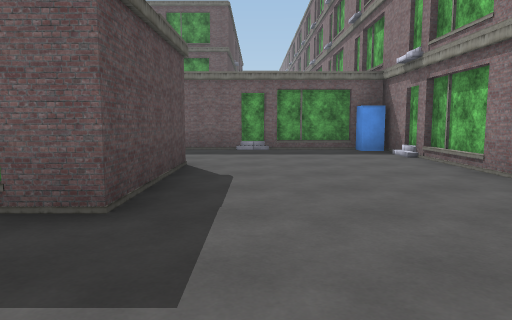
view 1 (above)

24 first-person views from a walk through a 3-D level made in the Unity game engine. The camera is 1.3 m above the floor, tilts 6° down and sees 70° across. The floor is counted in squares, 2 m on a side. Each view is taken from the middle of a square. On the plan, view 1 faces up. The plan holds only what a view shows up to about 11 squares ahead; the rest is blank. The place goes on beyond the plan. The player is left out. Some animated figures are left out. Some surface patterns are stand-ins.

view 2
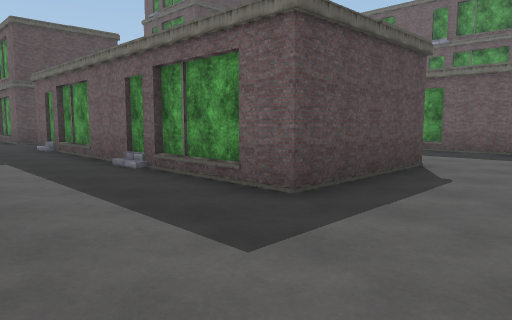

view 3
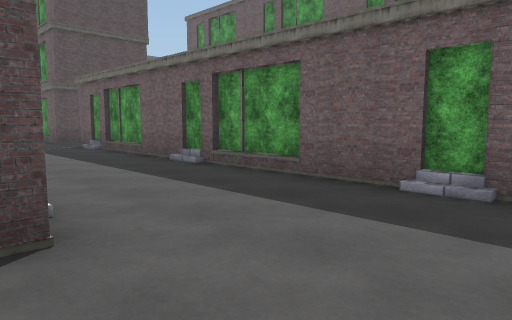

view 4
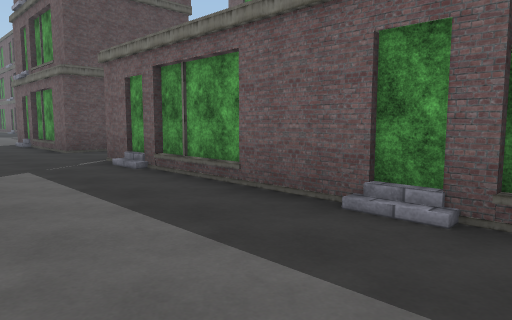

view 5
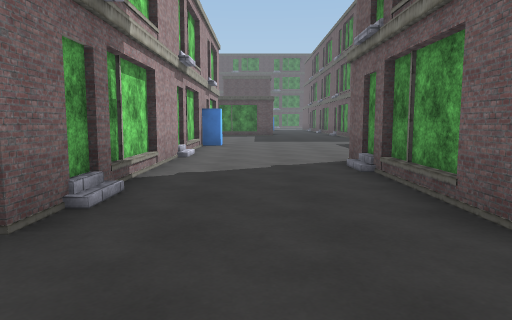

view 6
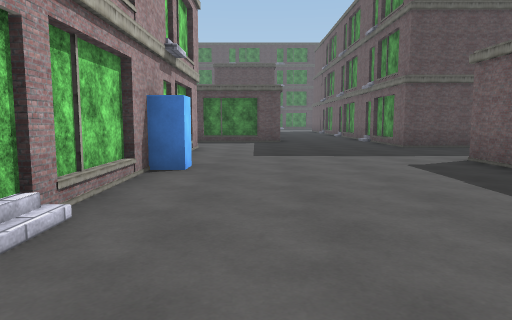

view 7
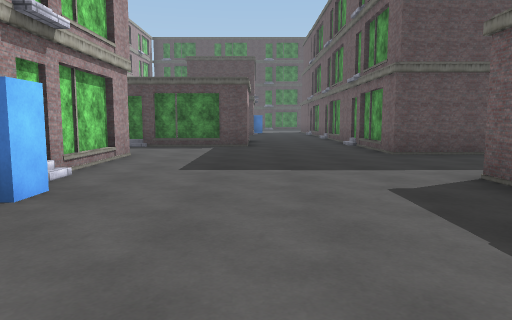

view 8
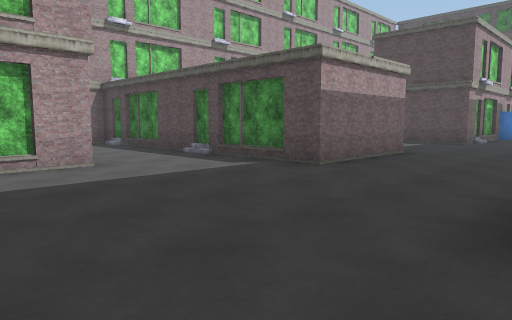

view 9
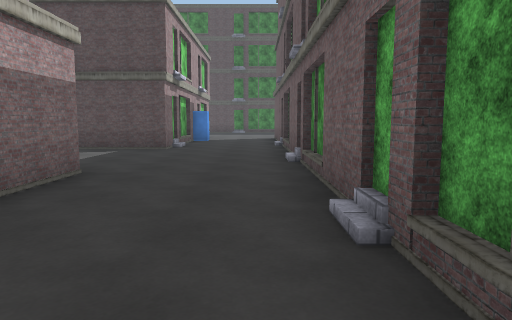

view 10
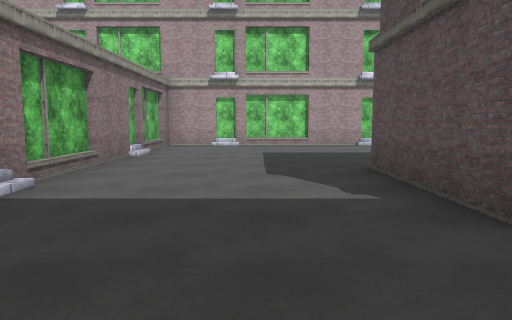

view 11
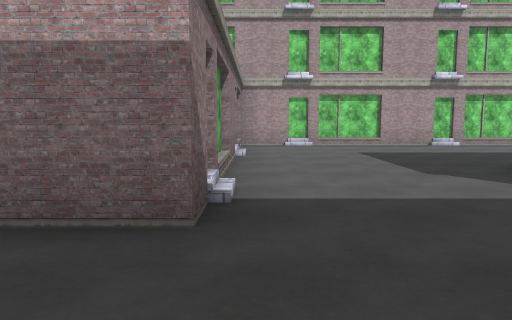

view 12
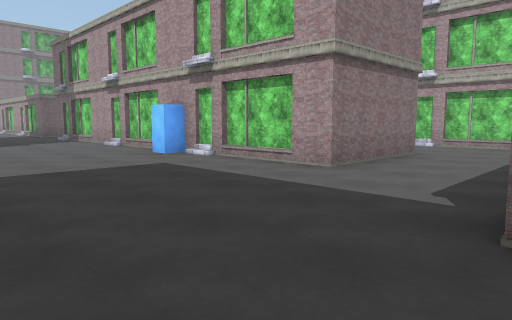

view 13
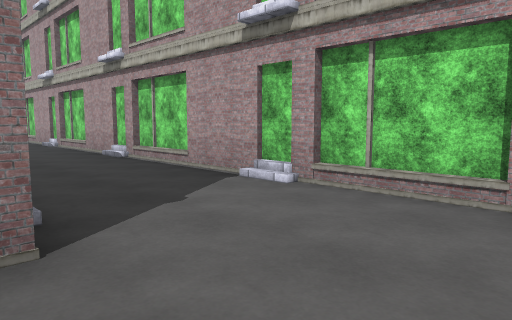

view 14
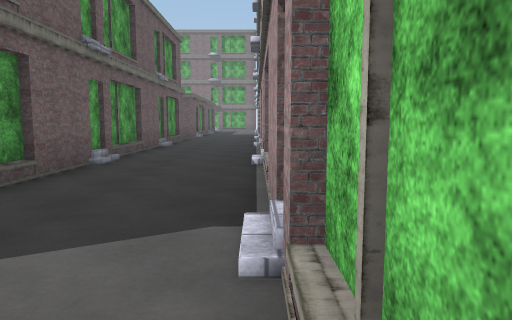

view 15
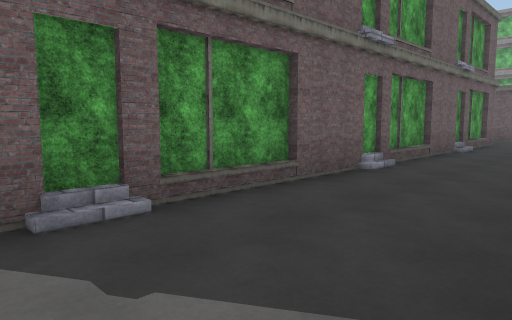

view 16
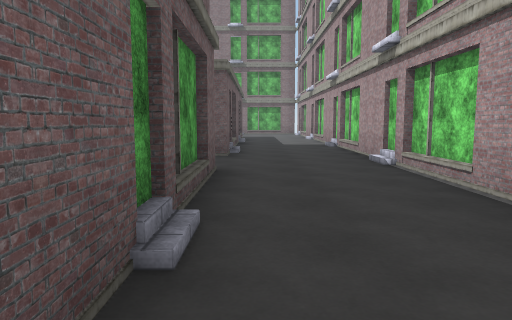

view 17
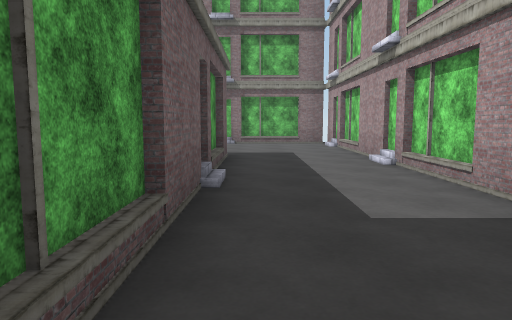

view 18
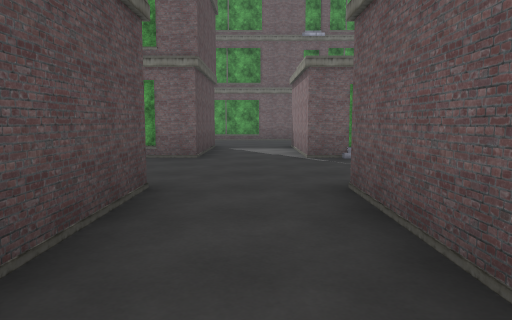

view 19
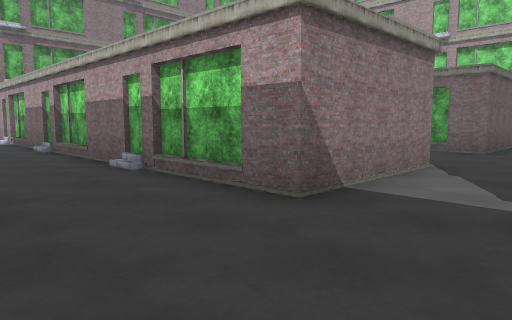

view 20
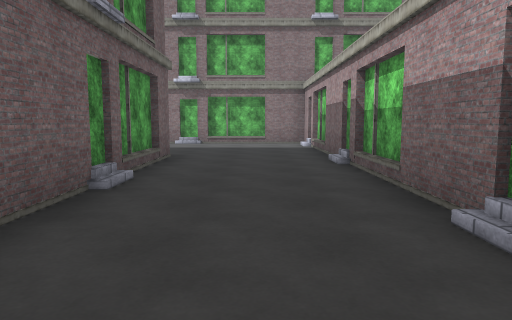

view 21
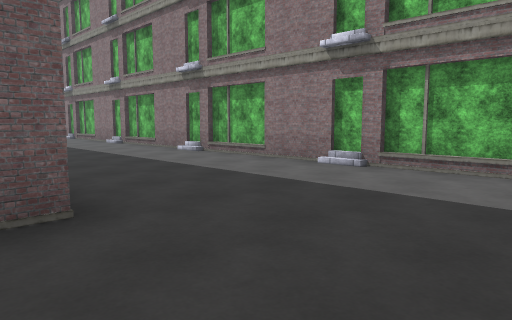

view 22
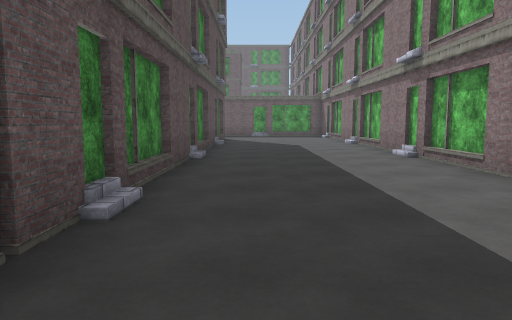

view 23
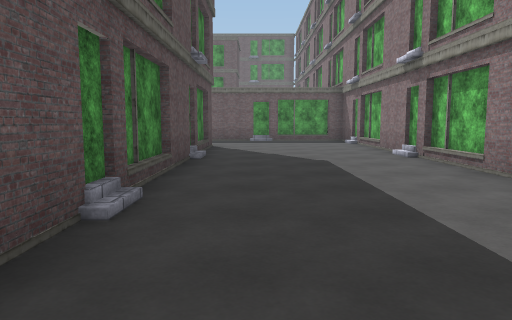

view 24
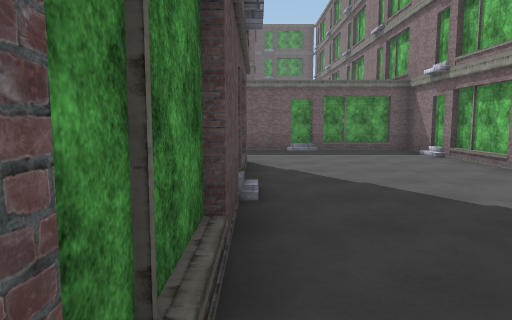

### Floor plan
Points are (right, up) in squares from view 1. A wall is a line through its corners. A room is listed if a view was taken in it or the views show most of it. See-through windows are left out.
Room 1 (views 1, 2, 3, 4, 5, 6, 7, 8, 9, 10, 11, 12, 13, 14, 15, 16, 17, 18, 19, 20, 21, 22, 23, 24)
walls: (-11.1, 11.5) (-11.1, 8.6) (-15.1, 8.6); (-19, 10.6) (-20.3, 10.6); (-23.2, 12.6) (-23.2, 10.8) (-31.6, 10.8); (-4.1, 11.5) (-0.3, 11.5); (-19, 5.4) (-11.1, 5.4) (-11.1, 2.6) (-22.6, 2.6); (-1.1, 14.6) (-5.8, 14.6); (0.1, 11.5) (0.9, 11.5); (1, 11.5) (3.1, 11.5) (3.1, 32.6) (-1.2, 32.6); (-23.1, 2.5) (-23.1, 5.4) (-19.4, 5.4); (-1.1, 5.6) (-1.1, 2.6) (-9.1, 2.6) (-9.1, 5.4) (-7.9, 5.4); (2.4, 8.6) (-9.1, 8.6) (-9.1, 11.5) (-4.3, 11.5); (-1.3, 29.6) (-1.3, 17.6); (-25.7, 0.9) (-25.7, -0.2) (-25.1, -0.2); (-24.5, -0.2) (3.1, -0.2) (3.1, 2.9); (-28.6, 2.1) (-28.6, 7.8) (-25.7, 7.8) (-25.7, 1); (3.1, 4.1) (3.1, 8.5); (-35.1, 7.8) (-32.6, 7.8) (-32.6, 4.9); (-35.5, -0.2) (-28.6, -0.2) (-28.6, 1.9)
low walls: (-25.9, 10.6) (-26.4, 10.6); (-30.5, 0.1) (-29.7, 0.1); (-34.5, 0.1) (-33.7, 0.1)
objects: blue block (-19, 6)

Positions as (right, up) in squares from view 1, and headings:
1: (0, 0), facing up
2: (1, 0), facing up-left
3: (1, 5), facing up-left
4: (-3, 6), facing up-left
5: (-9, 7), facing left
6: (-14, 7), facing left
7: (-16, 8), facing left
8: (-21, 11), facing down-left
9: (-24, 10), facing left
10: (-31, 10), facing down
11: (-29, 10), facing down
12: (-26, 10), facing down-right
13: (-25, 3), facing down-right
14: (-24, 0), facing right
15: (-23, 0), facing up-right
16: (-16, 2), facing right
17: (-8, 2), facing right
18: (-10, 2), facing up
19: (-11, 14), facing down-right
20: (-8, 13), facing right
21: (-2, 12), facing up-right
22: (0, 16), facing up
23: (0, 20), facing up
24: (-1, 23), facing up
